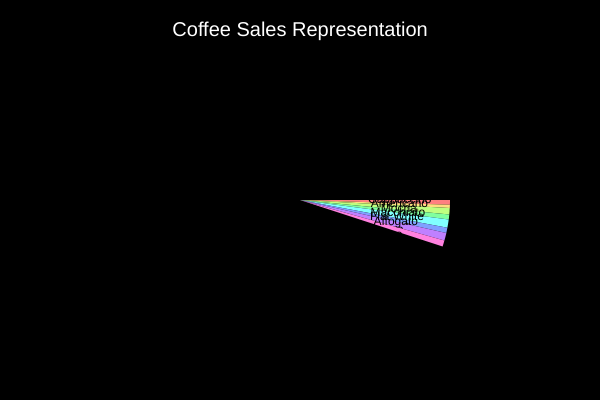
Frame 1 (no input)
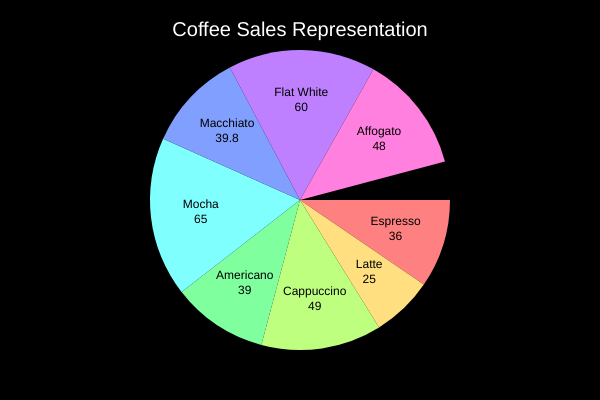
Frame 60 (no input)
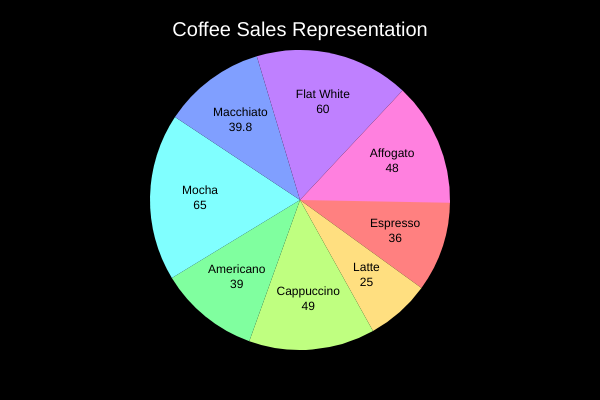
Frame 120 (the mouse pressed at the canvas centre since frame 60)

The p5.js sketch that drew these frames (run headless with seeded random() and noise() and a simulated clock; from frame 60 on, the mouse is pressed at the canvas centre):

// p5.js sketch
// ── sketch.js
let coffeeSales = [
  {name: "Espresso", value: 36},
  {name: "Latte", value: 25},
  {name: "Cappuccino", value: 49},
  {name: "Americano", value: 39},
  {name: "Mocha", value: 65},
  {name: "Macchiato", value: 39.8},
  {name: "Flat White", value: 60},
  {name: "Affogato", value: 48}
];

let angles = [];
let lastAngles = [];
let targetAngles = [];
let totalAngle = 0;
let animationSpeed = 0.05;

function setup() {
  createCanvas(600, 400);
  background(255);
  
  colorMode(HSB, 360, 200, 10);
  
  for (let i = 0; i < coffeeSales.length; i++) {
    let n = coffeeSales[i].value;
    angles[i] = 0;
    targetAngles[i] = radians(n);
    lastAngles[i] = totalAngle;
    totalAngle += radians(n);
  }
}

function draw() {
  background(0);
  
  let diameter = 300;
  let lastAngle = 0;
  
  noStroke();
  
  for (let i = 0; i < coffeeSales.length; i++) {
    let n = coffeeSales[i].value;
    let hue = map(i, 0, coffeeSales.length, 0, 360);
    let brightness = map(n, 0, max(coffeeSales.map(coffee => coffee.value)), 50, 100);
    
    fill(hue, 100, brightness);
    
    angles[i] = lerp(angles[i], targetAngles[i], animationSpeed);
    
    let startAngle = lastAngle;
    let endAngle = lastAngle + angles[i];
    
    arc(width / 2, height / 2, diameter, diameter, startAngle, endAngle);
    
    let midAngle = (startAngle + endAngle) / 2;
    let labelX = width / 2 + cos(midAngle) * (diameter / 2) / 1.5;
    let labelY = height / 2 + sin(midAngle) * (diameter / 2) / 1.5;
    
    fill(0);  
    textAlign(CENTER, CENTER);
    textSize(12);
    text(coffeeSales[i].name + "\n" + n, labelX, labelY);
    
    lastAngle = endAngle;
  }
  
  // Add a title to the pie chart
  fill(255);
  textSize(20);
  textAlign(CENTER, TOP);
  text("Coffee Sales Representation", width / 2, 20);
}
